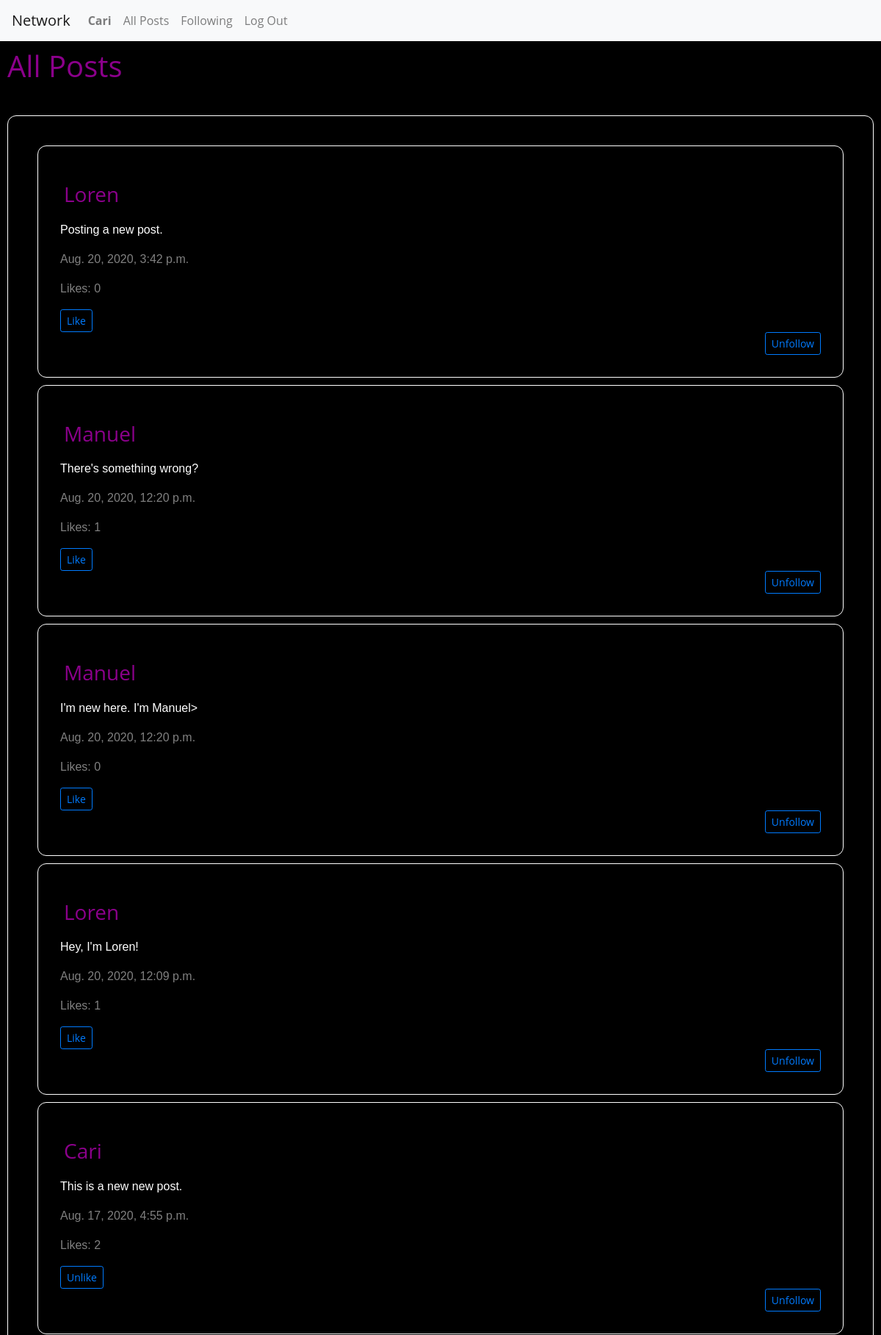
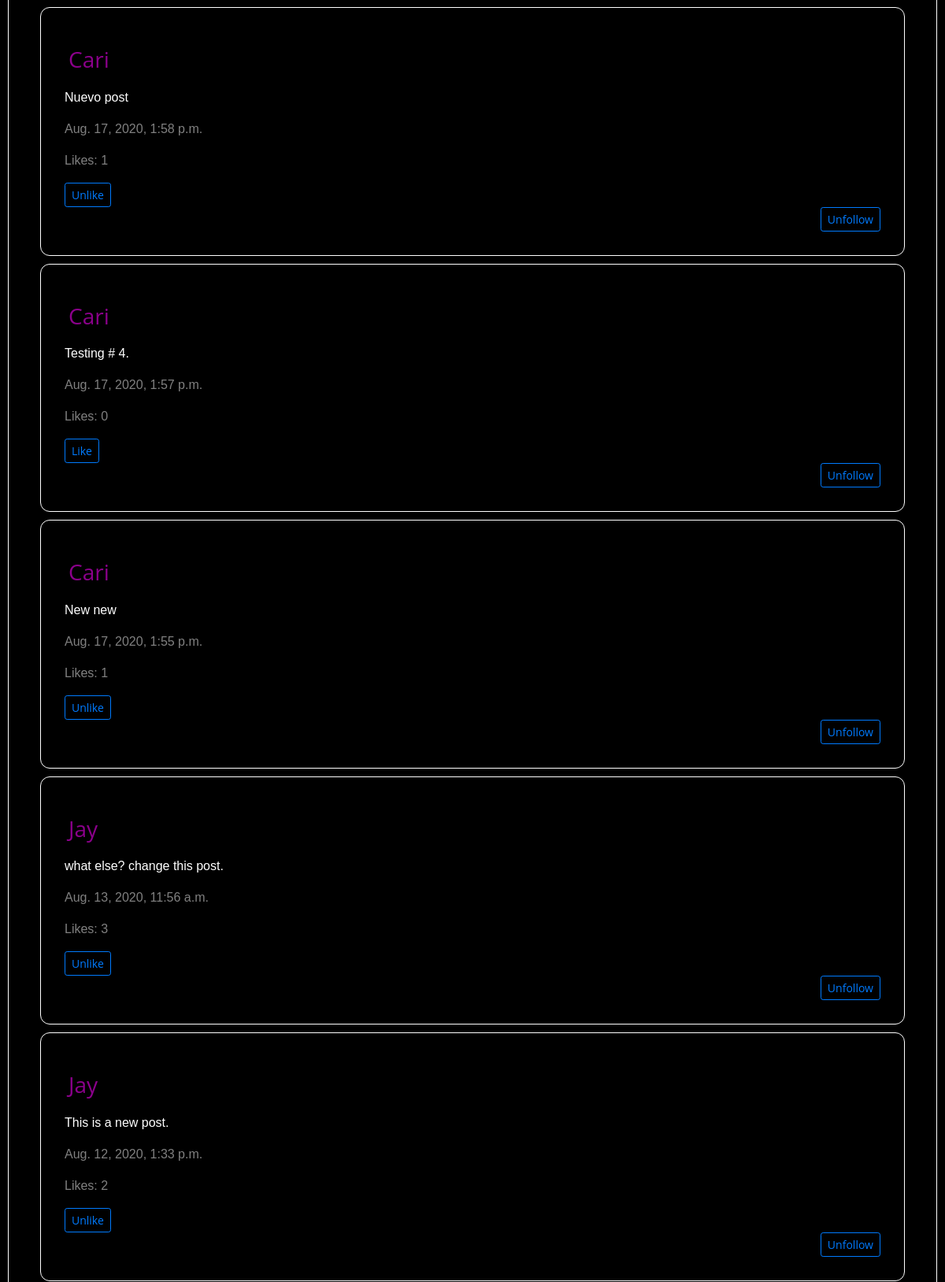
Screenshot of /posts (signed in, upper part) with the database file from the repository (2 pictures, top to bottom).
### network/models.py (models this page shows, shortened)
class User(AbstractUser):
    pass

class Post(models.Model):
    username = models.ForeignKey(
        "User", default=1, on_delete=models.CASCADE, related_name="posts")
    content = models.TextField(blank=True)
    timestamp = models.DateTimeField(auto_now_add=True)
    likes = models.ManyToManyField(
        'User', default=None, blank=True, related_name='likes')

### network/views.py (the view, shortened to what this page needs)
# urls.py: path("posts", views.posts, name="posts"),
@login_required
def posts(request):
    username = request.user
    user = get_object_or_404(User, username=username)
    content = request.POST.get("content")
    post = request.POST.get("post")
    all_posts = Post.objects.order_by("-timestamp").all()
    paginator = Paginator(all_posts, 10)
    page_number = request.GET.get('page')
    page_obj = paginator.get_page(page_number)
    return render(request, "network/all_posts.html", {
        "username": username,
        "all_posts": all_posts,
        "page_obj": page_obj
    })

### network/templates/network/all_posts.html (shortened to what this page needs)
{% extends "network/layout.html" %}
{% load static %}
{% block body %}
    <h1 id="titleLink">All Posts</h1>
    <hr>
    <div id="post-view">
        <div id="post-table">
        {% for post in page_obj %}
            <div class="compose-post">
            <h3 id="titlePage">{{ post.username }}</h3>
            <p class="inputText">{{ post.content }}</p>
            <p class="timeInfo">{{ post.timestamp}}</p>
            <p class="timeInfo">Likes: {{ post.likes.all.count}}</p>
            <form action="{% url 'like_post' post.id %}" method="POST" class="ui form">
                {% if user not in post.likes.all %}
                <button id="like-input" type="submit" class="btn btn-sm btn-outline-primary" value="Like" name="like">Like</button>
                {% else %}
                <button id="like-input" type="submit" class="btn btn-sm btn-outline-primary" value="Unlike" name="like">Unlike</button>
                {% endif %}
            </form>
            <form action="{% url 'follow_profile' post.id %}" method="POST" class="ui form follow_profile">
                {% if post.username not in user.following %}
                <button id="follow_profile" type="submit" class="btn btn-sm btn-outline-primary" value="Follow" name="follow_profile">Follow</button>
                {% else %}
                <button id="follow_profile" type="submit" class="btn btn-sm btn-outline-primary" value="Unfollow" name="follow_profile">Unfollow</button>
                {% endif %}
            </form>
            </div>
        {% endfor %}
        </div>
    </div>
{% endblock %}

### network/templates/network/layout.html (shortened to what this page needs)
{% load static %}
<!DOCTYPE html>
<html lang="en">
    <head>
        <link rel="stylesheet" href="https://stackpath.bootstrapcdn.com/bootstrap/4.4.1/css/bootstrap.min.css">
        <link href="{% static 'network/styles.css' %}" rel="stylesheet">
    </head>
    <body>
        <nav class="navbar navbar-expand-lg navbar-light bg-light">
            <a class="navbar-brand" href="{% url 'index' %}">Network</a>
            <div>
              <ul class="navbar-nav mr-auto">
                {% if user.is_authenticated %}
                    <li class="nav-item">
                        <a class="nav-link" href="{% url 'profile' user.username %}"><strong>{{ user.username }}</strong></a>
                    </li>
                {% endif %}
                <li class="nav-item">
                  <a class="nav-link" href="{% url 'posts' %}" id='all_post'>All Posts</a>
                </li>
                {% if user.is_authenticated %}
                    <li class="nav-item">
                        <a class="nav-link" href="{% url 'following' user.username %}" id='follow'>Following</a>
                    </li>
                    <li class="nav-item">
                        <a class="nav-link" href="{% url 'logout' %}">Log Out</a>
                    </li>
                {% endif %}
              </ul>
            </div>
          </nav>
        <div class="body">
            {% block body %}
            {% endblock %}
        </div>
    </body>
</html>

### network/static/network/styles.css (style rules this page uses)
* { box-sizing: border-box; }
body { font-family: "Open Sans", arial, sans-serif; margin: 10; height: 100vh; width: 100vw; color: #8b008b; background: #000000; }
h3 { margin: 0.5em 0; }
#titleLink { width: 100%; display: flex; align-items: flex-start; justify-content: left; padding: 10px; }
#titlePage { width: 100%; display: flex; align-items: flex-start; justify-content: left; padding: 5px; }
#post-view { padding: 30px; margin: 10px; border: 1px solid white; border-radius: 12px; clear: both; border-collapse: separate; }
.follow_profile { display: flex; align-items: flex-end; justify-content: flex-end; flex-direction: row; }
.compose-post { padding: 30px; margin: 10px; border: 1px solid white; border-radius: 12px; clear: both; vertical-align: inherit; border-collapse: separate; }
.inputText { color: white; font-family: Verdana, Geneva, Tahoma, sans-serif; }
.timeInfo { color: grey; font-family: Verdana, Geneva, Tahoma, sans-serif; }

### rows the page displays
User: username "Cari"
Post: username "Loren", content "Posting a new post.", timestamp "Aug. 20, 2020, 3:42 p.m.", likes.all.count "0", shows "Like", shows "Unfollow"
Post: username "Manuel", content "There's something wrong?", timestamp "Aug. 20, 2020, 12:20 p.m.", likes.all.count "1", shows "Like", shows "Unfollow"
Post: username "Manuel", content "I'm new here. I'm Manuel>", timestamp "Aug. 20, 2020, 12:20 p.m.", likes.all.count "0", shows "Like", shows "Unfollow"
Post: username "Loren", content "Hey, I'm Loren!", timestamp "Aug. 20, 2020, 12:09 p.m.", likes.all.count "1", shows "Like", shows "Unfollow"
Post: username "Cari", content "This is a new new post.", timestamp "Aug. 17, 2020, 4:55 p.m.", likes.all.count "2", shows "Unlike", shows "Unfollow"
Post: username "Cari", content "Nuevo post", timestamp "Aug. 17, 2020, 1:58 p.m.", likes.all.count "1", shows "Unlike", shows "Unfollow"
Post: username "Cari", content "Testing # 4.", timestamp "Aug. 17, 2020, 1:57 p.m.", likes.all.count "0", shows "Like", shows "Unfollow"
Post: username "Cari", content "New new", timestamp "Aug. 17, 2020, 1:55 p.m.", likes.all.count "1", shows "Unlike", shows "Unfollow"
Post: username "Jay", content "what else? change this post.", timestamp "Aug. 13, 2020, 11:56 a.m.", likes.all.count "3", shows "Unlike", shows "Unfollow"
Post: username "Jay", content "This is a new post.", timestamp "Aug. 12, 2020, 1:33 p.m.", likes.all.count "2", shows "Unlike", shows "Unfollow"
